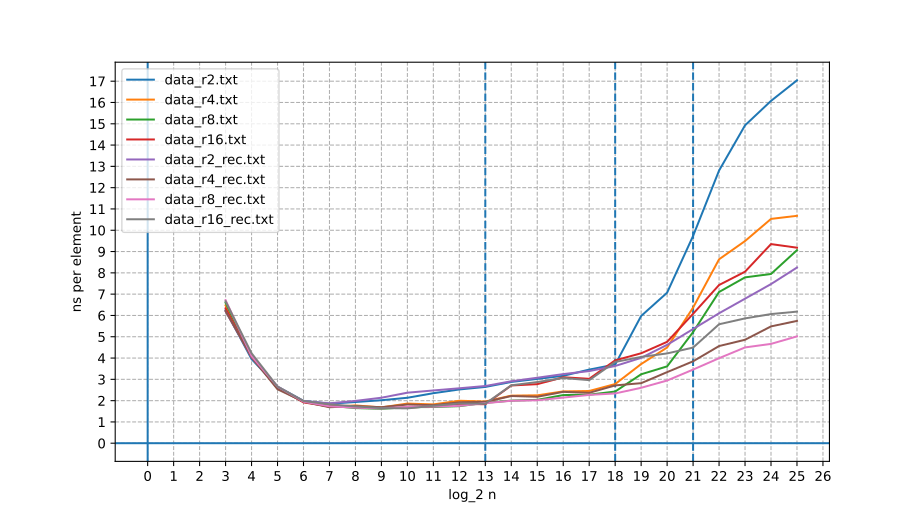

Python code for this plot:
import numpy as np
from matplotlib import pyplot as plt


def get_data(file, scale=1.0):
    file = "data/" + file
    raw = open(file, 'r').readlines()
    data = list(map(lambda x: list(map(float, x.split())), raw))
    x, y = zip(*data)
    x = np.array(x)
    y = np.array(y)
    y /= 2**x
    y *= scale
    return x, y * 1e9


def plot(file, scale=1.0):
    x, y = get_data(file, scale)
    plt.plot(x, y, label=file)
    # if file == "data_ntt.txt":
    #     plt.axline((x[9], y[9]), (x[15], y[15]), color="red")
    # plt.axline((x[9+1], y[9+1]), (x[15+1], y[15+1]), color="red")


def make_plot(files, out_file, show=False, large_y_ticks=False):
    my_dpi = 200
    plt.figure(figsize=(1920 / my_dpi, 1080 / my_dpi), dpi=my_dpi)
    if large_y_ticks:
        plt.yticks(np.arange(0, 301, 30))
    else:
        plt.yticks(np.arange(0, 21, 1))

    plt.xticks(np.arange(0, 31, 1))
    plt.grid(linestyle="--")
    plt.axvline(x=13, linestyle="--")
    plt.axvline(x=18, linestyle="--")
    plt.axvline(x=21, linestyle="--")
    plt.axvline(x=0)
    plt.axhline(y=0)

    for fl in files:
        plot(fl)
    plt.legend()
    if show:
        plt.show()

    plt.ylabel("ns per element")
    plt.xlabel("log_2 n")

    plt.savefig(f"{out_file}.svg")


# if 1:
#     x1, y1 = get_data("data_ntt.txt")
#     x2, y2 = get_data("../A/data_ntt.txt")
#     plt.plot(x1, y2 / y1)
#     plt.show()

# make_plot(["data_r8.txt"], "plot")
# make_plot(["data_r2.txt", "data_r4.txt", "data_r8.txt", "data_r16.txt"], "plot")
make_plot(["data_r2.txt", "data_r4.txt", "data_r8.txt", "data_r16.txt",
           "data_r2_rec.txt", "data_r4_rec.txt", "data_r8_rec.txt", "data_r16_rec.txt"], "plot")
make_plot(["data_sb_conv.txt", "data_sb_conv2.txt"], "plot_cnv", large_y_ticks=True)
